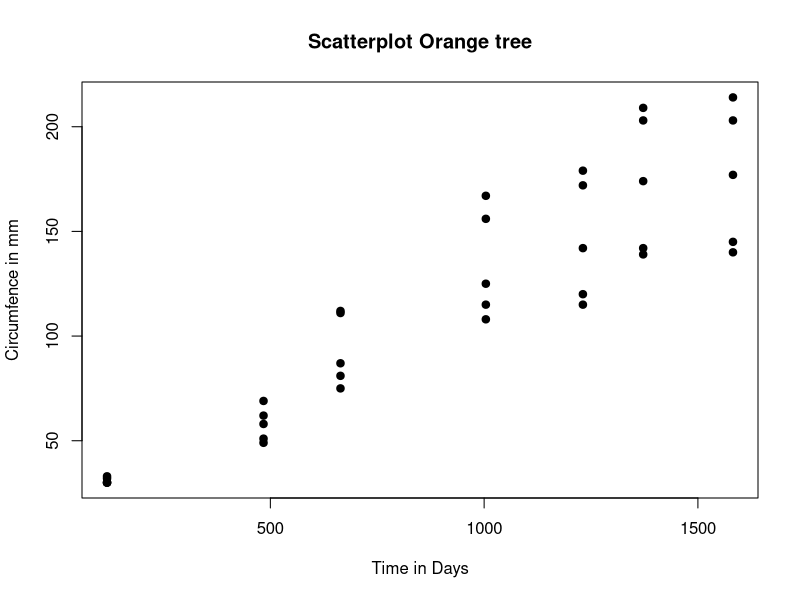
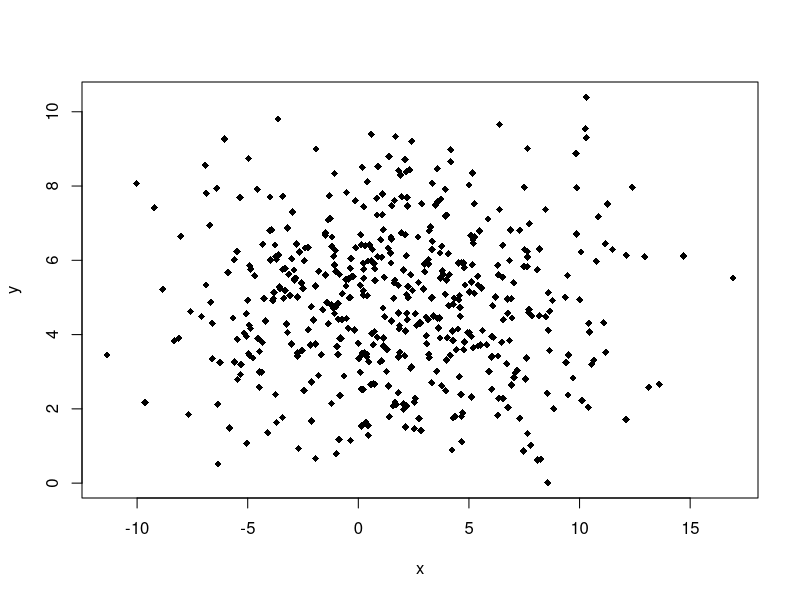

Reproduce these figures in R, in order.
## ---- chunk 1
knitr::opts_chunk$set(echo = TRUE)
## ---- chunk 2
data("Orange")
head(Orange,15)
## ---- chunk 3
plot(Orange$age, Orange$circumference , main="Scatterplot Orange tree", 
  	xlab="Time in Days", ylab="Circumfence in mm",pch=19)
## ---- chunk 4
cor(Orange$age, Orange$circumference )
## ---- chunk 5
x <- rnorm(500,2,5)
y <- rnorm(500,5,2)
plot(x,y,pch=18)
## ---- chunk 6
cor(x,y)
